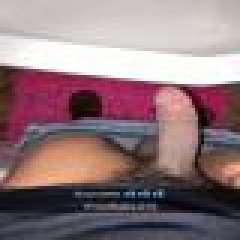
#> input picture resized_pics/rjo2ue.jpg, 80 x 80 px (shown 3 times larger); its folder holds only this picture in this run
$ jupyter execute analysis_bw.ipynb
#> lines starting #> are read from the running program, lines starting #| are printed output that depends on the picture
[cell 1]
import pandas as pd
import numpy as np
import seaborn as sns
import os
import cv2

[cell 2]
files = os.listdir('resized_pics/')
rows = []
for f in files:
    img = cv2.imread(f'resized_pics/{f}', cv2.IMREAD_GRAYSCALE)
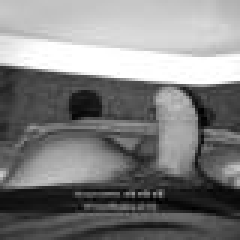
#> img: shape (80, 80) (shown 3 times larger); min 0, max 255, mean 127.4
    avg_color_per_row = np.average(img, axis=0)
#> avg_color_per_row = 80 values, max 153.7 at index 58, min 102.4 at index 1, mean 127.4
    bw = np.average(avg_color_per_row, axis=0)
#> bw = 127.4
    rows.append([f, bw])

df = pd.DataFrame(rows, columns=['file', 'bw'])
#> df = table of 1 rows and 2 columns
df.to_csv('analysis.csv')

[cell 3]
df.head()
#> Out = table of 1 rows and 2 columns

[cell 4]
sns.histplot(data=df, x='bw', bins=51)
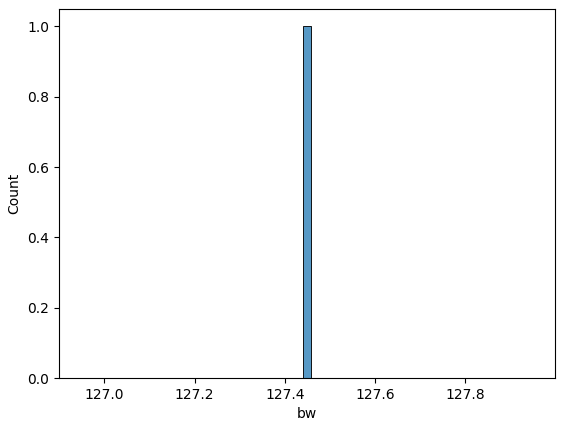
#> figure drawn by matplotlib, 1 panel; tallest bar 1 high, from x = 127.4 to 127.5

$ run again, on resized_pics/ropgl4.jpg
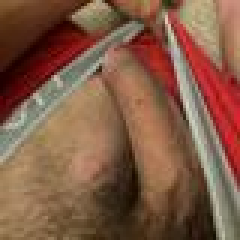
#> input picture resized_pics/ropgl4.jpg, 80 x 80 px (shown 3 times larger)
#> `img = cv2.imread(f'resized_pics/{f}', cv2.IMREAD_GRAYSCALE)`:
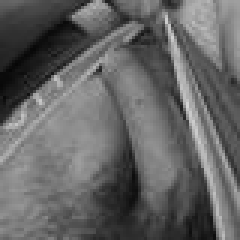
#> img: shape (80, 80) (shown 3 times larger); min 6, max 213, mean 100.1
#> avg_color_per_row = 80 values, max 122.1 at index 72, min 77.12 at index 41, mean 100.1
#> bw = 100.1
#> df = table of 1 rows and 2 columns
#> `[cell 4] sns.histplot(data=df, x='bw', bins=51)`:
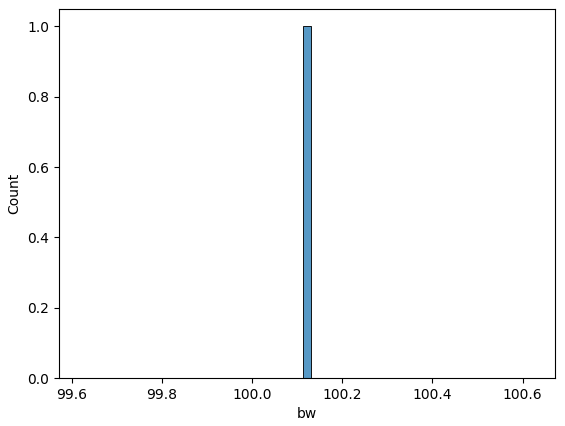
#> figure drawn by matplotlib, 1 panel; tallest bar 1 high, from x = 100.1 to 100.1

$ run again, on resized_pics/rorgnp.jpg
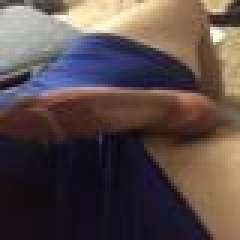
#> input picture resized_pics/rorgnp.jpg, 80 x 80 px (shown 3 times larger)
#> `img = cv2.imread(f'resized_pics/{f}', cv2.IMREAD_GRAYSCALE)`:
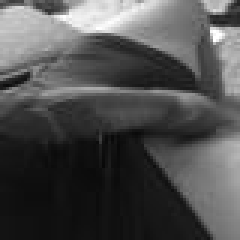
#> img: shape (80, 80) (shown 3 times larger); min 8, max 255, mean 78.4
#> avg_color_per_row = 80 values, max 137.7 at index 79, min 62.05 at index 46, mean 78.37
#> bw = 78.37
#> df = table of 1 rows and 2 columns
#> `[cell 4] sns.histplot(data=df, x='bw', bins=51)`:
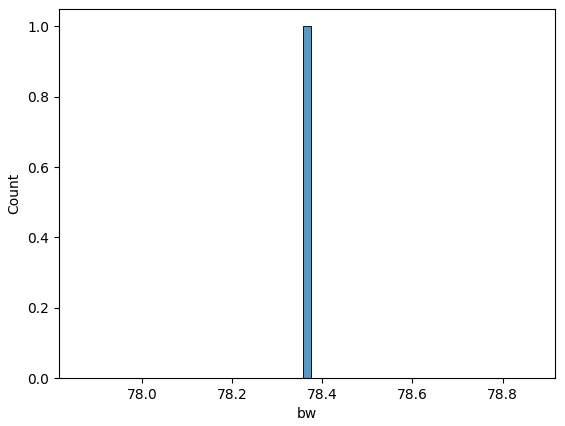
#> figure drawn by matplotlib, 1 panel; tallest bar 1 high, from x = 78.36 to 78.38

$ run again, on resized_pics/roskbx.jpg
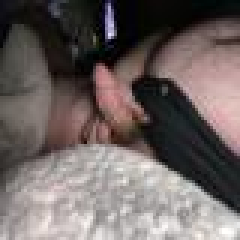
#> input picture resized_pics/roskbx.jpg, 80 x 80 px (shown 3 times larger)
#> `img = cv2.imread(f'resized_pics/{f}', cv2.IMREAD_GRAYSCALE)`:
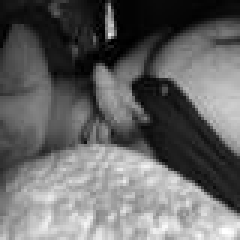
#> img: shape (80, 80) (shown 3 times larger); min 0, max 255, mean 102.4
#> avg_color_per_row = 80 values, max 137.7 at index 36, min 68.62 at index 0, mean 102.4
#> bw = 102.4
#> df = table of 1 rows and 2 columns
#> `[cell 4] sns.histplot(data=df, x='bw', bins=51)`:
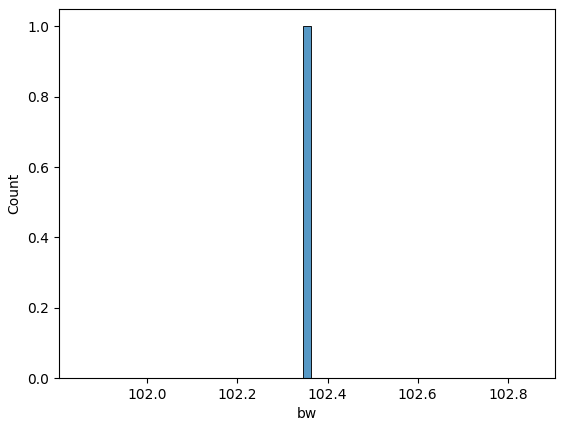
#> figure drawn by matplotlib, 1 panel; tallest bar 1 high, from x = 102.3 to 102.4

$ run again, on resized_pics/rm4cx8.jpg
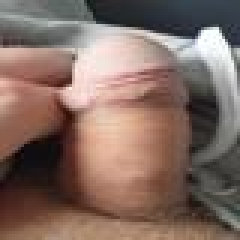
#> input picture resized_pics/rm4cx8.jpg, 80 x 80 px (shown 3 times larger)
#> `img = cv2.imread(f'resized_pics/{f}', cv2.IMREAD_GRAYSCALE)`:
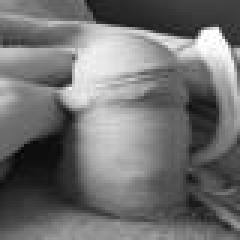
#> img: shape (80, 80) (shown 3 times larger); min 1, max 255, mean 113.5
#> avg_color_per_row = 80 values, max 166.9 at index 34, min 74.29 at index 64, mean 113.5
#> bw = 113.5
#> df = table of 1 rows and 2 columns
#> `[cell 4] sns.histplot(data=df, x='bw', bins=51)`:
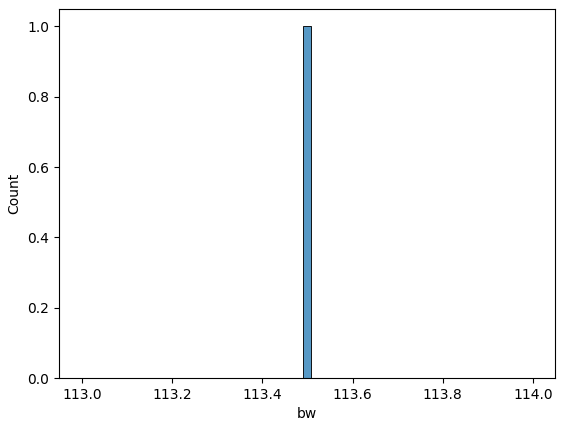
#> figure drawn by matplotlib, 1 panel; tallest bar 1 high, from x = 113.5 to 113.5
